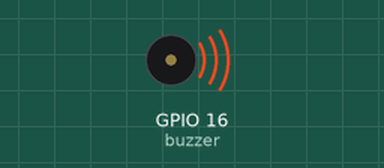
Recording of a program running on a simulated ESP32 board running MicroPython. Parts: buzzer (waves = sounding). WiFi joins after 1.5 s; no MQTT or app messages arrive unless stated; what the program prints to the serial console is not drawn.

Above: at 2.1 s.
At 9.1 s:
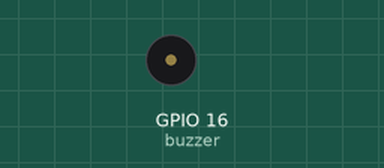
Timing chart, 0 to 12.1 s (numbered marks = the images above):
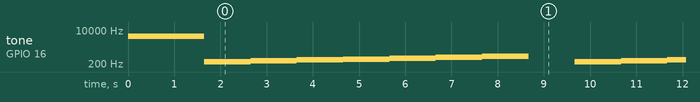

Measured:
- by itself, tone on GPIO 16 (buzzer): repeats every 8.0 s: 262 Hz 1.0 s, 294 Hz 1.0 s, 330 Hz 1.0 s, 349 Hz 1.0 s, 392 Hz 1.0 s, 440 Hz 1.0 s, 494 Hz 1.0 s, silent 1.0 s

The program:

KY_006.py
```python
#import para acceso a red
import network
#Para usar protocolo MQTT
from umqtt.simple import MQTTClient

#Importamos modulos necesarios
from machine import Pin, PWM
from time import sleep

#Propiedades para conectar a un cliente MQTT
MQTT_BROKER = "192.168.137.166"
MQTT_USER = ""
MQTT_PASSWORD = ""
MQTT_CLIENT_ID = ""
MQTT_TOPIC = "jarm/casa/temperatura"

MQTT_PORT = 1883

# Configuración del sensor de led
buzzer = PWM(Pin(16))

notas = {
    "Do": 262,
    "Re": 294,
    "Mi": 330,
    "Fa": 349,
    "Sol": 392,
    "La": 440,
    "Si": 494
}

#Función para conectar a WiFi
def conectar_wifi():
    print("Conectando a WiFi...", end="")
    sta_if = network.WLAN(network.STA_IF)
    sta_if.active(True)
    sta_if.connect('Armando', 'Hola1234')
    while not sta_if.isconnected():
        print(".", end="")
        sleep(0.3)
    print("\nWiFi Conectada!")

#Funcion para subscribir al broker, topic
def conecta_broker():
    client = MQTTClient(MQTT_CLIENT_ID,
    MQTT_BROKER, port=MQTT_PORT,
    user=MQTT_USER,
    password=MQTT_PASSWORD,
    keepalive=0)
    client.connect()
    print("Conectado a %s, en el topico %s"%(MQTT_BROKER, MQTT_TOPIC))
    return client

#Conectar a wifi
conectar_wifi()
#Conectando a un broker mqtt
client = conecta_broker()

while True:
    for nota, frecuencia in notas.items():
        buzzer.freq(frecuencia)
        buzzer.duty(512)  # Activar buzzer
        client.publish(MQTT_TOPIC, nota)
        print(nota)
        sleep(1)  # Reproduce cada nota por 1 segundo

    # Apagar el buzzer y enviar "Ninguna nota"
    buzzer.duty(0)
    client.publish(MQTT_TOPIC, "Ninguna nota")
    print("nada we")
    sleep(1)
```
